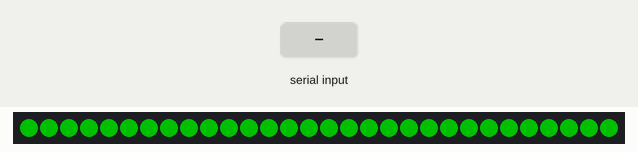
Recording of a sketch running on a simulated ESP32-S3. Parts: 30 RGB LEDs in strip order, left to right. The inputs (shaded band) are chosen by the test bench. Dim RGB values are drawn brighter than linear; what the sketch prints to the serial monitor is not drawn.

Above: at 1.2 s.
1.3 s: "off\n" received over Serial
At 2.1 s:
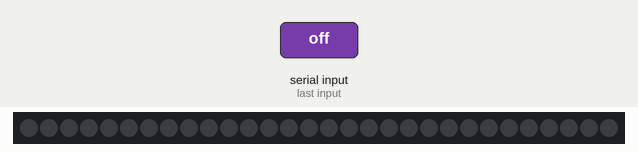
2.8 s: "red\n" received over Serial
At 3.3 s:
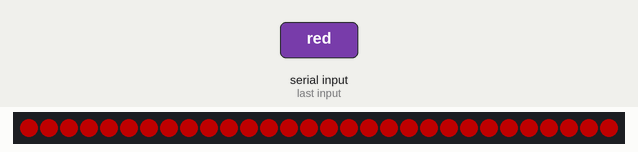
4.3 s: "yellow\n" received over Serial
At 5.5 s:
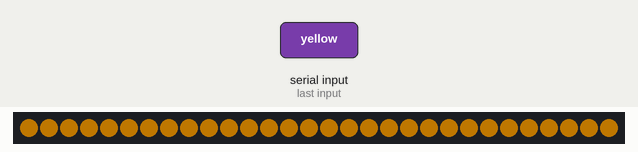
5.8 s: "blue\n" received over Serial
At 6.8 s:
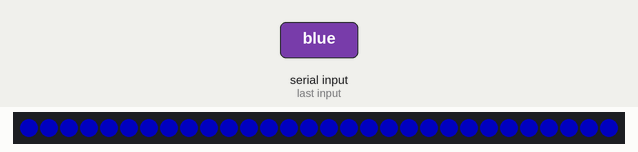
7.3 s: "white\n" received over Serial
At 7.9 s:
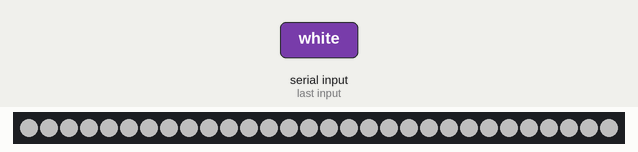
8.8 s: "green\n" received over Serial
At 10.2 s:
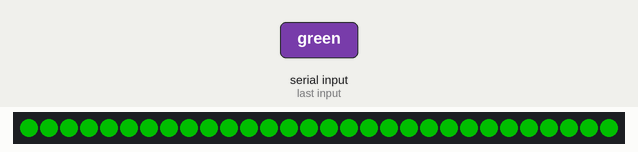
Timing chart, 0 to 11.3 s (numbered marks = the images above; inputs shaded):
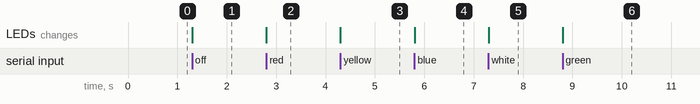

The sketch:

esp32_ws2812_light_controller.ino
```cpp
/*
  ESP32-S3 WS2812 灯带独立控制程序

  用途：单独测试或控制路灯 WS2812 灯带。
  接线：GPIO48 -> 灯带 DIN；灯带使用外接 5V；灯带 GND 与 ESP32 GND 共地。

  重要：本程序只控制灯带。它不包含当前项目的 LD06、水位、气象站和 MQTT
  逻辑，不能在未备份原 ESP32 固件的情况下直接替代正式现场固件。
*/

#include <Adafruit_NeoPixel.h>
#include "config.h"

Adafruit_NeoPixel strip(LED_COUNT, LED_PIN, LED_PIXEL_TYPE);

void showColor(uint8_t red, uint8_t green, uint8_t blue) {
  strip.fill(strip.Color(red, green, blue));
  strip.show();
}

void printHelp() {
  Serial.println("Commands: off | red | yellow | green | blue | white | help");
}

void setup() {
  Serial.begin(SERIAL_BAUD);
  strip.begin();
  strip.setBrightness(LED_BRIGHTNESS);
  strip.clear();
  strip.show();

  Serial.println();
  Serial.println("ESP32 WS2812 light controller started.");
  Serial.printf("LED_COUNT=%d, LED_BRIGHTNESS=%d, LED_PIN=%d\n", LED_COUNT, LED_BRIGHTNESS, LED_PIN);
  printHelp();

  // 上电默认显示绿色，便于确认接线和灯珠数量。
  showColor(0, 255, 0);
}

void loop() {
  if (!Serial.available()) {
    return;
  }

  String command = Serial.readStringUntil('\n');
  command.trim();
  command.toLowerCase();

  if (command == "off") {
    strip.clear();
    strip.show();
  } else if (command == "red") {
    showColor(255, 0, 0);
  } else if (command == "yellow") {
    showColor(255, 160, 0);
  } else if (command == "green") {
    showColor(0, 255, 0);
  } else if (command == "blue") {
    showColor(0, 0, 255);
  } else if (command == "white") {
    showColor(255, 255, 255);
  } else if (command == "help") {
    printHelp();
  } else if (command.length() > 0) {
    Serial.println("Unknown command.");
    printHelp();
  }
}
```

config.h
```cpp
#pragma once

// ===== 以后最常修改的两项 =====
// 灯带实际灯珠数量。例如 30 颗就填 30，60 颗就填 60。
#define LED_COUNT 30

// 全局亮度范围 0 ~ 255。
// 80 约为 31%，100 约为 39%，128 约为 50%，255 为最大亮度。
#define LED_BRIGHTNESS 80

// ===== 硬件固定参数 =====
// 交付接线：ESP32-S3 GPIO48 -> WS2812 灯带 DIN。
#define LED_PIN 48

// WS2812 常用的颜色排列和时序。若颜色红绿颠倒，再改为 NEO_RGB。
#define LED_PIXEL_TYPE (NEO_GRB + NEO_KHZ800)

// 串口监视器波特率。
#define SERIAL_BAUD 115200
```

Measured:
- after the input at 1.3 s, the LEDs: change at once (image 1)
- after the input at 2.8 s, the LEDs: change at once (image 2)
- after the input at 4.3 s, the LEDs: change at once (image 3)
- after the input at 5.8 s, the LEDs: change at once (image 4)
- after the input at 7.3 s, the LEDs: change at once (image 5)
- after the input at 8.8 s, the LEDs: change at once (image 6)
